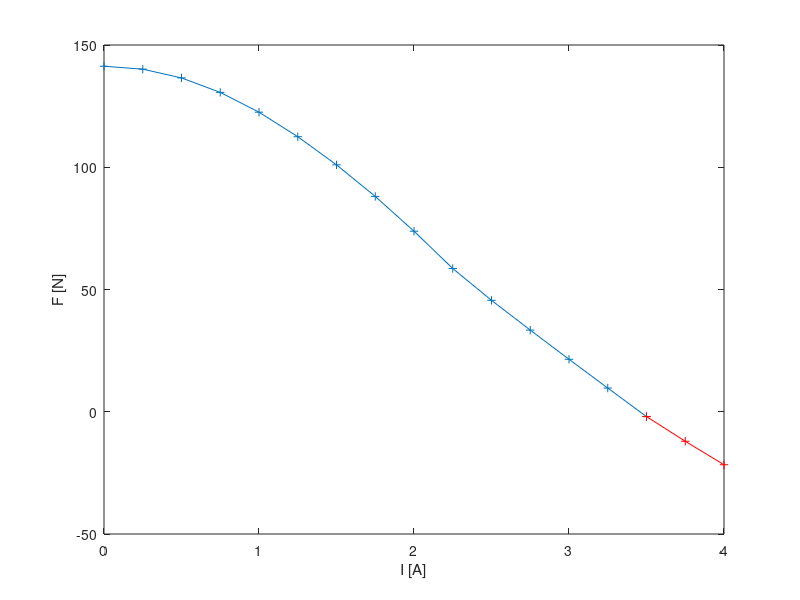

Here is the MATLAB script that generated this plot: (Note: this script raises an error after producing the figure.)
%% Tratamento de dados do mancal otimziado
% rafael Corsi

% load otimziado dx
load ativo_otimizado_I_dx_03;

i = find(ativo_otimizado_I_dx_03.f <= 0);
plot(ativo_otimizado_I_dx_03.i(1:i), ativo_otimizado_I_dx_03.f(1:i),'Marker','+');
hold on
plot(ativo_otimizado_I_dx_03.i(i:end), ativo_otimizado_I_dx_03.f(i:end),'r','Marker','+');
hold off
ylabel('F [N]');
xlabel('I [A]');

belezura
export_pdf('Eletromagnetica/Resultados/ativo_otimizado_fem_I_dx03',1);


%% 
load ativo_otimizado_I_dx_00;

figure
plot(ativo_otimizado_I_dx_00.i, ativo_otimizado_I_dx_00.fx,'Marker','+');

ylabel('F [N]');
xlabel('I [A]');

belezura
export_pdf('Eletromagnetica/Resultados/ativo_otimizado_fem_I_dx00',1);

%% Forca ativo segunda ordem 
fit(ativo_otimizado_I_dx_00.i, ativo_otimizado_I_dx_00.fx, 'poly2')
fit(ativo_otimizado_I_dx_00.i(1:3), ativo_otimizado_I_dx_00.fx(1:3), 'poly1')

%% Forca ativo primeira ordem
fit(ativo_otimizado_I_dx_03.i, ativo_otimizado_I_dx_03.f, 'poly2')
fit(ativo_otimizado_I_dx_03.i(1:3), ativo_otimizado_I_dx_03.f(1:3), 'poly1')

%% Indutânci
load ativo_otimizado_B_polos;

figure
plot(ativo_otimizado_B_polos.dx, ativo_otimizado_B_polos.Bp, ...
    'Marker', 'o');
xlabel('Dx [mm]');
ylabel('B [T]');
belezura

export_pdf('Eletromagnetica/Resultados/ativo_otimizado_fem_B_polos',1);

figure
plot(ativo_otimizado_B_polos.dx, ativo_otimizado_B_polos.Bs, ...
    'Marker', '>');
xlabel('Dx [mm]');
ylabel('B [T]');
belezura 

export_pdf('Eletromagnetica/Resultados/ativo_otimizado_fem_B_polos',1);

%% Calculo da indutância

S = 196.7E-6; % [m2]
I = ativo_otimizado_B_polos.i(1);
L = ativo_otimizado_B_polos.Bp*S/I
M = ativo_otimizado_B_polos.Bs*S/I


[c g] = fit(ativo_otimizado_B_polos.dx, L,  'poly1')
[c g] = fit(ativo_otimizado_B_polos.dx, M,  'poly1')



%%
load ativo_otimizado_I_dx_map;

c = 1;
xx =1;
yy =1;

for x = 0:0.05:0.3
    for y = 0:0.5:4
        f(xx,yy) = ativo_otimizado_I_dx_map.f(c);
        c = c+1;
        xx = xx +1;
    end
    yy = yy + 1;
    xx = 1;
end


figure
[X Y] = meshgrid(0:0.05:0.3, 0:0.5:4);
surf(Y,X,f);
colormap(jet)    % change color map
ylabel('dx [mm]');
xlabel('I [A]');
zlabel('F [N]');
title('Force (N) x current (A) x displacment (mm)')
belezura 

%% fit

fit([X,Y],f,'poly23')

Fp_model =  fit([ativo_otimizado_I_dx_map.dx,ativo_otimizado_I_dx_map.i],ativo_otimizado_I_dx_map.f, 'poly23' )

%% Força por deslocamento
figure

plot(ativo_otimizado_I_dx_map.i(1:9),ativo_otimizado_I_dx_map.f(1:9), 'Marker', 'x')
hold on
plot(ativo_otimizado_I_dx_map.i(10:18),ativo_otimizado_I_dx_map.f(10:18), 'Marker', 'o')
plot(ativo_otimizado_I_dx_map.i(19:27),ativo_otimizado_I_dx_map.f(19:27), 'Marker', '.')
plot(ativo_otimizado_I_dx_map.i(28:36),ativo_otimizado_I_dx_map.f(28:36), 'Marker', '*')
plot(ativo_otimizado_I_dx_map.i(37:45),ativo_otimizado_I_dx_map.f(37:45), 'Marker', '^')
plot(ativo_otimizado_I_dx_map.i(46:54),ativo_otimizado_I_dx_map.f(46:54), 'Marker', '>')
plot(ativo_otimizado_I_dx_map.i(55:63),ativo_otimizado_I_dx_map.f(55:63), 'Marker', 's')
hold off;
xlabel('I [A]');
ylabel('F [N]');
legend('d_x=0', 'd_x=0.05', 'd_x=0.1', 'd_x=0.15', 'd_x=0.2', 'd_x=0.25','d_x=0.3')
legend('Location','eastoutside')
belezura
export_pdf('Eletromagnetica/Resultados/ativo_otimizado_fem_I_dx_map',1);

